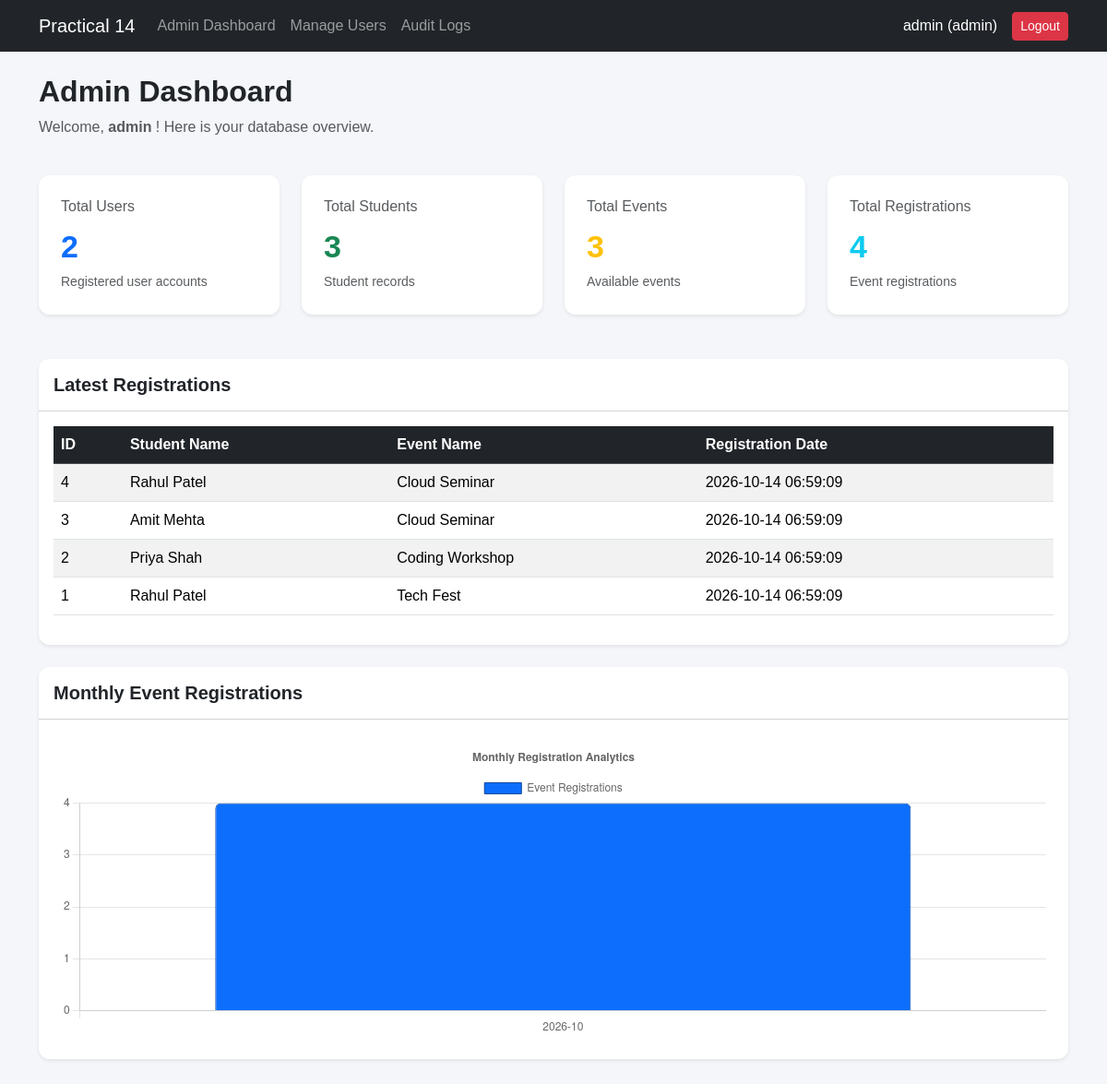
/dashboard.php (signed in), run on the app's committed database.
### tables this page shows
CREATE TABLE `registrations` (
  `id` int(11) NOT NULL,
  `student_id` int(11) NOT NULL,
  `event_id` int(11) NOT NULL,
  `registered_at` timestamp NOT NULL DEFAULT current_timestamp()
);

CREATE TABLE `students` (
  `id` int(11) NOT NULL,
  `name` varchar(100) NOT NULL,
  `email` varchar(150) NOT NULL,
  `course` varchar(100) DEFAULT NULL,
  `created_at` timestamp NOT NULL DEFAULT current_timestamp()
);

CREATE TABLE `events` (
  `id` int(11) NOT NULL,
  `title` varchar(150) NOT NULL,
  `description` text DEFAULT NULL,
  `event_date` date NOT NULL,
  `created_at` timestamp NOT NULL DEFAULT current_timestamp()
);

### dashboard.php (the view, shortened to what this page needs)
<?php
require "auth.php";
function getCount($conn, $table) {
    $allowed = [
        "users",
        "students",
        "events",
        "registrations"
    ];
    $result = $conn->query(
        "SELECT COUNT(*) AS total FROM $table"
    );
    return (int)$result->fetch_assoc()["total"];
}
$totalUsers = getCount($conn, "users");
$totalStudents = getCount($conn, "students");
$totalEvents = getCount($conn, "events");
$totalRegistrations = getCount($conn, "registrations");
$latest = $conn->query("
    SELECT
        r.id,
        s.name,
        e.title,
        r.registered_at
    FROM registrations r
    JOIN students s ON r.student_id = s.id
    JOIN events e ON r.event_id = e.id
    ORDER BY r.registered_at DESC, r.id DESC
    LIMIT 5
");
$monthlyData = $conn->query("
    SELECT
        DATE_FORMAT(registered_at, '%Y-%m') AS month,
        COUNT(*) AS total
    FROM registrations
    GROUP BY DATE_FORMAT(registered_at, '%Y-%m')
    ORDER BY month ASC
");
$months = [];
$registrationCounts = [];
while ($row = $monthlyData->fetch_assoc()) {
    $months[] = $row["month"];
    $registrationCounts[] = (int)$row["total"];
}
function e($value) {
    return htmlspecialchars(
        (string)$value,
        ENT_QUOTES,
        "UTF-8"
    );
}
?>
<!DOCTYPE html>
<html lang="en">
<head>
    <link
        href="https://cdn.jsdelivr.net/npm/bootstrap@5.3.3/dist/css/bootstrap.min.css"
        rel="stylesheet"
    >
</head>
<body>
<?php include "menu.php"; ?>
<div class="container mt-4 mb-5">
    <h2 class="page-title">
        Admin Dashboard
    </h2>
    <p class="text-muted">
        Welcome,
        <strong>
            <?= e($_SESSION["username"]) ?>
        </strong>!
        Here is your database overview.
    </p>
    <div class="row g-4 mt-2">
        <div class="col-lg-3 col-md-6">
            <div class="card stat-card shadow-sm">
                <div class="card-body p-4">
                    <h6 class="text-muted">
                        Total Users
                    </h6>
                    <div class="stat-number text-primary">
                        <?= $totalUsers ?>
                    </div>
                    <small class="text-muted">
                        Registered user accounts
                    </small>
                </div>
            </div>
        </div>
        <div class="col-lg-3 col-md-6">
            <div class="card stat-card shadow-sm">
                <div class="card-body p-4">
                    <h6 class="text-muted">
                        Total Students
                    </h6>
                    <div class="stat-number text-success">
                        <?= $totalStudents ?>
                    </div>
                    <small class="text-muted">
                        Student records
                    </small>
                </div>
            </div>
        </div>
        <div class="col-lg-3 col-md-6">
            <div class="card stat-card shadow-sm">
                <div class="card-body p-4">
                    <h6 class="text-muted">
                        Total Events
                    </h6>
                    <div class="stat-number text-warning">
                        <?= $totalEvents ?>
                    </div>
                    <small class="text-muted">
                        Available events
                    </small>
                </div>
            </div>
        </div>
        <div class="col-lg-3 col-md-6">
            <div class="card stat-card shadow-sm">
                <div class="card-body p-4">
                    <h6 class="text-muted">
                        Total Registrations
                    </h6>
                    <div class="stat-number text-info">
                        <?= $totalRegistrations ?>
                    </div>
                    <small class="text-muted">
                        Event registrations
                    </small>
                </div>
            </div>
        </div>
    </div>
    <div class="card content-card shadow-sm mt-5">
        <div class="card-header bg-white p-3">
            <h5 class="mb-0 fw-bold">
                Latest Registrations
            </h5>
        </div>
        <div class="card-body p-3">
            <div class="table-responsive">
                <table class="table table-striped table-hover">
                    <thead class="table-dark">
                        <tr>
                            <th>ID</th>
                            <th>Student Name</th>
                            <th>Event Name</th>
                            <th>Registration Date</th>
                        </tr>
                    </thead>
                    <tbody>
                    <?php if ($latest->num_rows > 0): ?>
                        <?php while ($row = $latest->fetch_assoc()): ?>
                            <tr>
                                <td>
                                    <?= (int)$row["id"] ?>
                                </td>
                                <td>
                                    <?= e($row["name"]) ?>
                                </td>
                                <td>
                                    <?= e($row["title"]) ?>
                                </td>
                                <td>
                                    <?= e($row["registered_at"]) ?>
                                </td>
                            </tr>
                        <?php endwhile; ?>
                    <?php endif; ?>
                    </tbody>
                </table>
            </div>
        </div>
    </div>
    <div class="card content-card shadow-sm mt-4">
        <div class="card-header bg-white p-3">
            <h5 class="mb-0 fw-bold">
                Monthly Event Registrations
            </h5>
        </div>
        <div class="card-body p-4">
            <?php if (count($months) > 0): ?>
                <div class="chart-container">
                    <canvas id="registrationChart"></canvas>
                </div>
            <?php else: ?>
                <div class="alert alert-info mb-0">
                    No registration data available for analytics.
                </div>
            <?php endif; ?>
        </div>
    </div>
</div>
<script>
const months = <?= json_encode(
    $months,
    JSON_HEX_TAG |
    JSON_HEX_AMP |
    JSON_HEX_APOS |
    JSON_HEX_QUOT
) ?>;
const registrationCounts = <?= json_encode(
    $registrationCounts
) ?>;
const chartElement = document.getElementById(
    "registrationChart"
);
if (chartElement && typeof Chart !== "undefined") {
    new Chart(chartElement, {
        type: "bar",
        data: {
            labels: months,
            datasets: [{
                label: "Event Registrations",
                data: registrationCounts,
                backgroundColor: "#0d6efd",
                borderColor: "#084298",
                borderWidth: 1,
                borderRadius: 6
            }]
        },
        options: {
            responsive: true,
            maintainAspectRatio: false,
            plugins: {
                legend: {
                    display: true,
                    position: "top"
                },
                title: {
                    display: true,
                    text: "Monthly Registration Analytics"
                }
            },
            scales: {
                y: {
                    beginAtZero: true,
                    ticks: {
                        precision: 0
                    }
                }
            }
        }
    });
}
</script>
</body>
</html>

### dashboard.php (style rules this page uses)
body { background: #f4f6f9; font-family: Arial, sans-serif; }
.page-title { font-weight: bold; color: #212529; }
.stat-card { border: none; border-radius: 12px; transition: 0.3s; height: 100%; }
.stat-number { font-size: 34px; font-weight: bold; }
.content-card { border: none; border-radius: 12px; overflow: hidden; }
.chart-container { position: relative; height: 320px; width: 100%; }
.table th { white-space: nowrap; }

### data on the page
registrations: id "4", student.name "Rahul Patel", event.title "Cloud Seminar", registered_at "2026-10-14 06:59:09"
registrations: id "3", student.name "Amit Mehta", event.title "Cloud Seminar", registered_at "2026-10-14 06:59:09"
registrations: id "2", student.name "Priya Shah", event.title "Coding Workshop", registered_at "2026-10-14 06:59:09"
registrations: id "1", student.name "Rahul Patel", event.title "Tech Fest", registered_at "2026-10-14 06:59:09"

### other printed values
$_SESSION["username"] "admin"
$role "admin"
$totalUsers "2"
$totalStudents "3"
$totalEvents "3"
$totalRegistrations "4"
chart data {{ json_encode(
    $registrationCounts
) }} [4]
